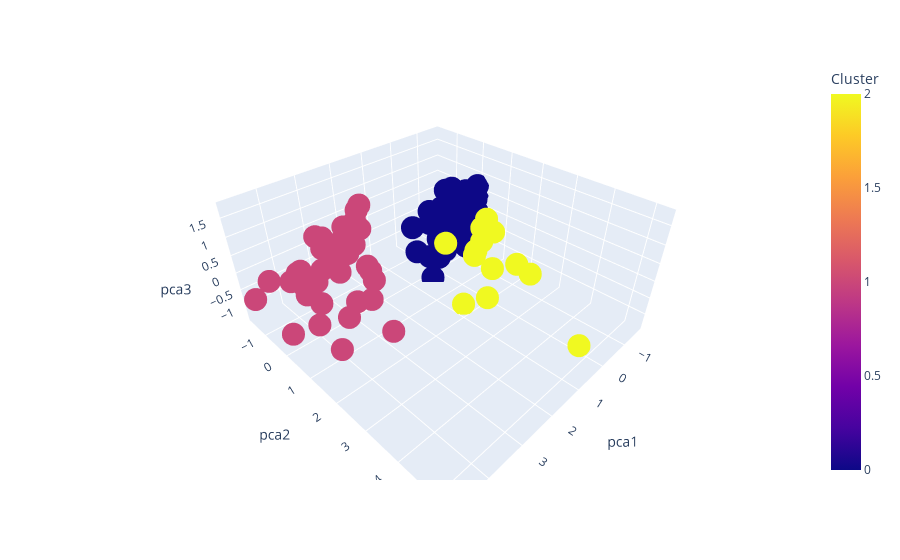

Notebook code for this chart:
### Code cell
# Hacemos pca de 3 componentes

pca = PCA(n_components=3)

df_pca = pca.fit_transform(df_scaled)

df_pca = pd.DataFrame(data=df_pca, columns=['pca1', 'pca2', 'pca3'])

df_pca['Cluster'] = df['Cluster']

fig = px.scatter_3d(df_pca, x='pca1', y='pca2', z='pca3', color='Cluster')

fig.show()

### Figure 1 — Plotly figure (JSON) as saved in the notebook; plotly's stock layout.template omitted (floating-point values rounded to 4 significant figures; data arrays with more than 128 entries replaced by an {"elided": "..."} marker saying what was removed)
{"data": [{"hovertemplate": "pca1=%{x}<br>pca2=%{y}<br>pca3=%{z}<br>Cluster=%{marker.color}<extra></extra>", "legendgroup": "", "marker": {"color": {"elided": "200 int values"}, "coloraxis": "coloraxis", "symbol": "circle"}, "mode": "markers", "name": "", "scene": "scene", "showlegend": false, "type": "scatter3d", "x": {"elided": "200 float values"}, "y": {"elided": "200 float values"}, "z": {"elided": "200 float values"}}], "layout": {"coloraxis": {"colorbar": {"title": {"text": "Cluster"}}, "colorscale": [[0, "#0d0887"], [0.1111, "#46039f"], [0.2222, "#7201a8"], [0.3333, "#9c179e"], [0.4444, "#bd3786"], [0.5556, "#d8576b"], [0.6667, "#ed7953"], [0.7778, "#fb9f3a"], [0.8889, "#fdca26"], [1, "#f0f921"]]}, "legend": {"tracegroupgap": 0}, "margin": {"t": 60}, "scene": {"domain": {"x": [0, 1], "y": [0, 1]}, "xaxis": {"title": {"text": "pca1"}}, "yaxis": {"title": {"text": "pca2"}}, "zaxis": {"title": {"text": "pca3"}}}}}
